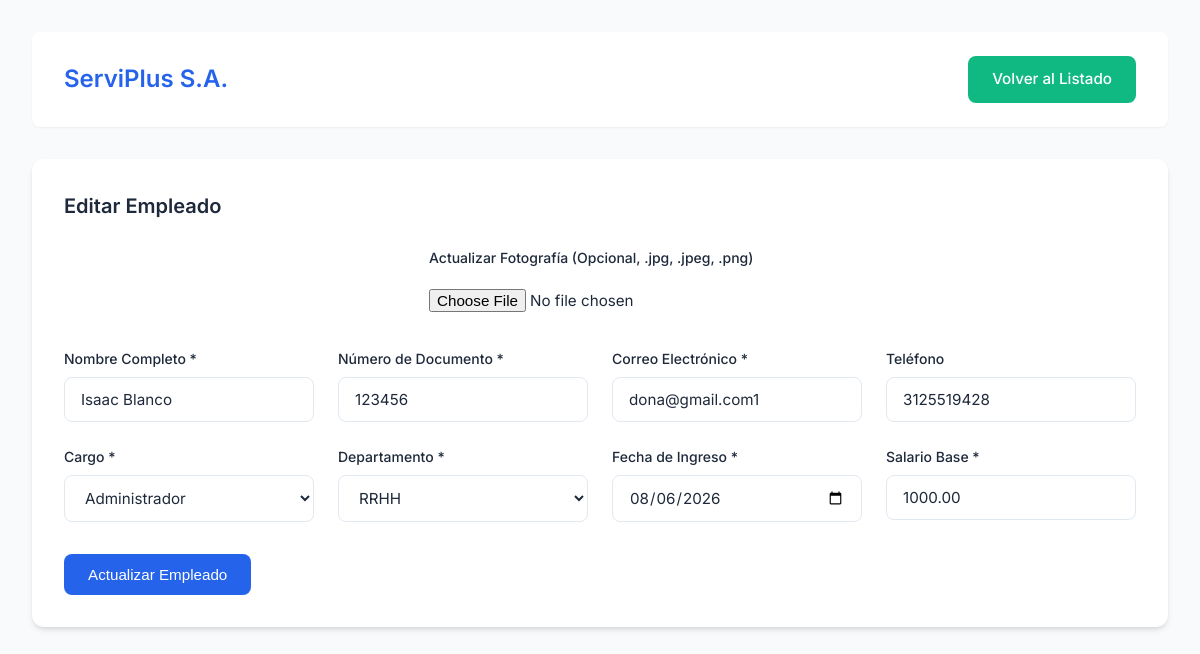
/views/formulario_editar.php?id=3 (signed in), run on the app's committed database.
### tables this page shows
CREATE TABLE empleados (
    id_empleado INT AUTO_INCREMENT PRIMARY KEY,
    nombre_completo VARCHAR(150) NOT NULL,
    numero_documento VARCHAR(30) NOT NULL UNIQUE,
    cargo_id INT NOT NULL,
    departamento_id INT NOT NULL,
    fecha_ingreso DATE NOT NULL,
    salario_base DECIMAL(12,2) NOT NULL CHECK (salario_base >= 0),
    estado ENUM('activo', 'inactivo') NOT NULL DEFAULT 'activo',
    correo VARCHAR(150) NOT NULL UNIQUE,
    telefono VARCHAR(20) NOT NULL,
    foto_ruta VARCHAR(255) DEFAULT NULL,        
    password_hash VARCHAR(255) DEFAULT NULL,    

    CONSTRAINT fk_empleado_cargo
        FOREIGN KEY (cargo_id) REFERENCES cargo(id_cargo)
        ON UPDATE CASCADE
        ON DELETE RESTRICT,

    CONSTRAINT fk_empleado_departamento
        FOREIGN KEY (departamento_id) REFERENCES departamento(id_departamento)
        ON UPDATE CASCADE
        ON DELETE RESTRICT
);

CREATE TABLE cargo (
    id_cargo INT AUTO_INCREMENT PRIMARY KEY,
    nombre_cargo VARCHAR(50) NOT NULL UNIQUE
);

CREATE TABLE departamento (
    id_departamento INT AUTO_INCREMENT PRIMARY KEY,
    nombre_departamento VARCHAR(50) NOT NULL UNIQUE
);

### models/Empleado.php (called while the page is built, shortened)
<?php
class Empleado {
    public static function getById($id) {
        $db = Conexion::conectar();
        $sql = "SELECT e.*, c.nombre_cargo, d.nombre_departamento
                FROM empleados e
                INNER JOIN cargo c ON e.cargo_id = c.id_cargo
                INNER JOIN departamento d ON e.departamento_id = d.id_departamento
                WHERE e.id_empleado = :id";
        $stmt = $db->prepare($sql);
        $stmt->execute(['id' => $id]);
        return $stmt->fetch();
    }
}

### models/Cargo.php (called while the page is built, shortened)
<?php
class Cargo {
    public static function getAll() {
        $db = Conexion::conectar();
        $sql = "SELECT id_cargo, nombre_cargo FROM cargo ORDER BY nombre_cargo ASC";
        $stmt = $db->query($sql);
        return $stmt->fetchAll();
    }
    public static function getById($id) {
        $db = Conexion::conectar();
        $sql = "SELECT id_cargo, nombre_cargo FROM cargo WHERE id_cargo = :id";
        $stmt = $db->prepare($sql);
        $stmt->execute(['id' => $id]);
        return $stmt->fetch();
    }
}

### config/verificar_permisos.php (called while the page is built, shortened)
<?php
require_once __DIR__ . '/../models/Cargo.php';
function esAdministrador($cargo_id) {
    try {
        $cargo = Cargo::getById($cargo_id);
        if ($cargo && stripos($cargo['nombre_cargo'], 'admin') !== false) {
            return true;
     }
    } catch (Exception $e) {
        return false;
    }
    return $cargo_id == 1;
}
function verificarPermisoAdministrador() {
    if (!isset($_SESSION['cargo_id']) || !esAdministrador($_SESSION['cargo_id'])) {
        header('Location: ../views/acceso_denegado.php');
        exit;
    }
}

### models/Departamento.php (called while the page is built, shortened)
<?php
class Departamento {
    public static function getAll() {
        $db = Conexion::conectar();
        $sql = "SELECT id_departamento, nombre_departamento FROM departamento ORDER BY nombre_departamento ASC";
        $stmt = $db->query($sql);
        return $stmt->fetchAll();
    }
}

### views/formulario_editar.php (the view, shortened to what this page needs)
<?php
require_once __DIR__ . '/../config/verificar_permisos.php';
verificarPermisoAdministrador();
require_once __DIR__ . '/../models/Empleado.php';
require_once __DIR__ . '/../models/Cargo.php';
require_once __DIR__ . '/../models/Departamento.php';
$id = (int)($_GET['id'] ?? 0);
try {
    $empleado = Empleado::getById($id);
} catch (PDOException $e) {
    error_log("Error al cargar empleado para editar: " . $e->getMessage());
    header("Location: ver_empleados.php?error=" . urlencode("Error al cargar datos del empleado."));
    exit;
}
try {
    $cargos = Cargo::getAll();
} catch (PDOException $e) {
    error_log("Error al cargar cargos: " . $e->getMessage());
    $cargos = [];
}
try {
    $departamentos = Departamento::getAll();
} catch (PDOException $e) {
    error_log("Error al cargar departamentos: " . $e->getMessage());
    $departamentos = [];
}
?>
<!DOCTYPE html>
<html lang="es">
<head>
    <link rel="stylesheet" href="../assets/css/style.css">
</head>
<body>
    <div class="container">
        <header>
            <a href="<?= isset($_SESSION['id_empleado']) ? 'ver_empleados.php' : 'login.php' ?>" style="text-decoration: none;">
                <h1>ServiPlus S.A.</h1>
            </a>
            <a href="ver_empleados.php" class="btn btn-secondary">Volver al Listado</a>
        </header>
        <main>
            <div class="card">
                <h2>Editar Empleado</h2>
                <form action="../controllers/editar_empleado.php" method="POST" enctype="multipart/form-data">
                    <div class="form-grid">
                        <div class="form-group" style="grid-column: 1 / -1; display: flex; align-items: center; gap: 1rem;">
                            <div>
                                <label for="foto">Actualizar Fotografía (Opcional, .jpg, .jpeg, .png)</label>
                                <input type="file" id="foto" name="foto" accept=".jpg, .jpeg, .png" style="background: transparent; border: none; padding-left: 0; display: block; margin-top: 0.5rem;">
                            </div>
                        </div>
                        <div class="form-group">
                            <label for="nombre_completo">Nombre Completo *</label>
                            <input type="text" id="nombre_completo" name="nombre_completo" value="<?= htmlspecialchars($empleado['nombre_completo']) ?>" required>
                        </div>
                        <div class="form-group">
                            <label for="numero_documento">Número de Documento *</label>
                            <input type="text" id="numero_documento" name="numero_documento" value="<?= htmlspecialchars($empleado['numero_documento']) ?>" required>
                        </div>
                        <div class="form-group">
                            <label for="correo">Correo Electrónico *</label>
                            <input type="email" id="correo" name="correo" value="<?= htmlspecialchars($empleado['correo']) ?>" required>
                        </div>
                        <div class="form-group">
                            <label for="telefono">Teléfono</label>
                            <input type="text" id="telefono" name="telefono" value="<?= htmlspecialchars($empleado['telefono']) ?>">
                        </div>
                        <div class="form-group">
                            <label for="cargo_id">Cargo *</label>
                            <select id="cargo_id" name="cargo_id" required>
                                <?php foreach ($cargos as $cargo): ?>
                                    <option value="<?= htmlspecialchars($cargo['id_cargo']) ?>"
                                        <?= $empleado['cargo_id'] == $cargo['id_cargo'] ? 'selected' : '' ?>>
                                        <?= htmlspecialchars($cargo['nombre_cargo']) ?>
                                    </option>
                                <?php endforeach; ?>
                            </select>
                        </div>
                        <div class="form-group">
                            <label for="departamento_id">Departamento *</label>
                            <select id="departamento_id" name="departamento_id" required>
                                <?php foreach ($departamentos as $depto): ?>
                                    <option value="<?= htmlspecialchars($depto['id_departamento']) ?>"
                                        <?= $empleado['departamento_id'] == $depto['id_departamento'] ? 'selected' : '' ?>>
                                        <?= htmlspecialchars($depto['nombre_departamento']) ?>
                                    </option>
                                <?php endforeach; ?>
                            </select>
                        </div>
                        <div class="form-group">
                            <label for="fecha_ingreso">Fecha de Ingreso *</label>
                            <input type="date" id="fecha_ingreso" name="fecha_ingreso" value="<?= htmlspecialchars($empleado['fecha_ingreso']) ?>" required>
                        </div>
                        <div class="form-group">
                            <label for="salario_base">Salario Base *</label>
                            <input type="number" step="0.01" min="0" id="salario_base" name="salario_base" value="<?= htmlspecialchars($empleado['salario_base']) ?>" required>
                        </div>
                    </div>
                    <div class="mt-4">
                        <button type="submit" class="btn btn-primary">Actualizar Empleado</button>
                    </div>
                </form>
            </div>
        </main>
    </div>
</body>
</html>

### assets/css/style.css (style rules this page uses)
:root { --primary-color: #2563eb; --primary-hover: #1d4ed8; --secondary-color: #10b981; --secondary-hover: #059669; --danger-color: #ef4444; --danger-hover: #dc2626; --bg-color: #f8fafc; --card-bg: #ffffff; --text-main: #1e293b; --text-muted: #64748b; --border-color: #e2e8f0; --shadow-sm: 0 1px 2px 0 rgb(0 0 0 / 0.05); --shadow-md: 0 4px 6px -1px rgb(0 0 0 / 0.1), 0 2px 4px -2px rgb(0 0 0 / 0.1); --shadow-lg: 0 10px 15px -3px rgb(0 0 0 / 0.1), 0 4px 6px -4px rgb(0 0 0 / 0.1); --radius-md: 0.5rem; --radius-lg: 0.75rem; --transition: all 0.3s ease; }
* { margin: 0; padding: 0; box-sizing: border-box; }
body { font-family: 'Inter', system-ui, -apple-system, sans-serif; background-color: var(--bg-color); color: var(--text-main); line-height: 1.5; -webkit-font-smoothing: antialiased; }
.container { max-width: 1200px; margin: 0 auto; padding: 2rem; }
header { background-color: var(--card-bg); padding: 1.5rem 2rem; box-shadow: var(--shadow-sm); display: flex; justify-content: space-between; align-items: center; margin-bottom: 2rem; border-radius: var(--radius-md); }
h1, h2, h3 { font-weight: 600; color: var(--text-main); }
h1 { font-size: 1.5rem; color: var(--primary-color); }
h2 { font-size: 1.25rem; margin-bottom: 1.5rem; }
.card { background: var(--card-bg); border-radius: var(--radius-lg); box-shadow: var(--shadow-md); padding: 2rem; margin-bottom: 2rem; transition: var(--transition); }
.form-grid { display: grid; grid-template-columns: repeat(auto-fit, minmax(250px, 1fr)); gap: 1.5rem; }
.form-group { display: flex; flex-direction: column; gap: 0.5rem; }
label { font-size: 0.875rem; font-weight: 500; color: var(--text-main); }
input, select { padding: 0.75rem 1rem; border: 1px solid var(--border-color); border-radius: var(--radius-md); background-color: #fff; font-family: inherit; font-size: 0.95rem; color: var(--text-main); transition: var(--transition); }
.btn { display: inline-flex; align-items: center; justify-content: center; padding: 0.75rem 1.5rem; border: none; border-radius: var(--radius-md); font-weight: 500; font-size: 0.95rem; cursor: pointer; transition: var(--transition); text-decoration: none; gap: 0.5rem; }
.btn-primary { background-color: var(--primary-color); color: white; }
.btn-secondary { background-color: var(--secondary-color); color: white; }
.mt-4 { margin-top: 2rem; }

### data on the page
empleados: nombre_completo "Isaac Blanco", numero_documento "123456", correo "dona@gmail.com1", telefono "3125519428", cargo_id "Administrador", departamento_id "RRHH", fecha_ingreso "08/06/2026", salario_base "1000.00"
